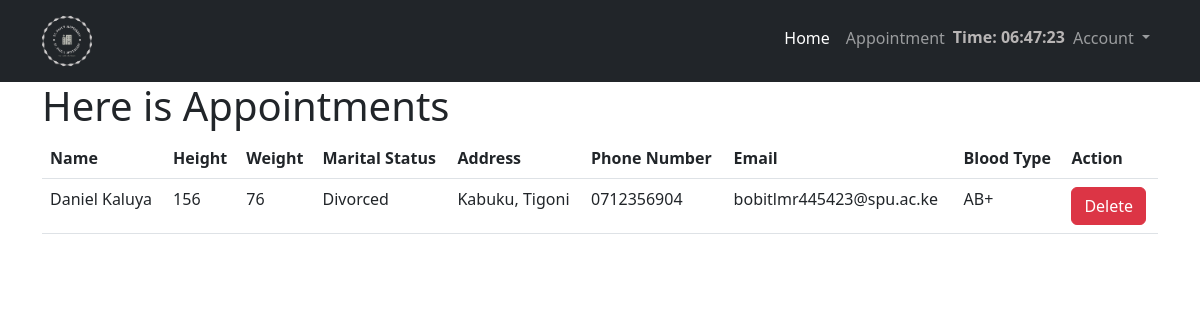
The app's page / (signed in) with its own data.
### app.py (models this page shows, shortened)
class User(db.Model, UserMixin):
    id = db.Column(db.Integer, primary_key=True)
    username = db.Column(db.String(30), nullable=False)
    school_id = db.Column(db.String(20),unique=True, nullable=False)
    email = db.Column(db.String(120),unique=True, nullable=False)
    user_profile = db.Column(db.String(20), nullable=False,default='default.png')
    password = db.Column(db.String(30),nullable=False)
    patient = db.relationship('Profile', backref='patient',lazy=True)
    role = db.Column(db.String(10))

class Profile(db.Model):
    id = db.Column(db.Integer, primary_key=True)
    date_registered = db.Column(db.DateTime(), nullable=False, default=datetime.now)
    marital_status = db.Column(db.String(120), nullable=False)
    phonenumber = db.Column(db.String(13), unique=True, nullable=False)
    address = db.Column(db.String(20), nullable=False)
    postcode = db.Column(db.String(20), nullable=False)
    city = db.Column(db.String(30), nullable=False)
    area = db.Column(db.String(20), nullable=False)
    blood_type = db.Column(db.String(5))
    country = db.Column(db.String(20), nullable=False)
    state = db.Column(db.String(20), nullable=False)
    height = db.Column(db.Integer, default=0)
    weight = db.Column(db.Integer, default=0)
    blood_type = db.Column(db.String(10))
    user = relationship("User", backref="profile", uselist=False)
    appointment_status = db.Column(db.String(15), default='booked')  # Add appointment status field
    patient_id = db.Column(db.Integer, db.ForeignKey('user.id'), nullable=False)

### app.py (the view)
@app.route('/')
@login_required
def home():
    if current_user.role == 'patient':
        user = User.query.get(current_user.id)
        appointments = user.patient
        return render_template('home.html', appointments=appointments)
    return redirect(url_for('login'))

### app.py (called while the page is built)
@login_manager.user_loader
def load_user(id):
    user = User.query.get(int(id) if id is not None else None)
    return user

### templates/home.html
{% extends 'layout.html' %}
{% block body %}
<div class="container">
    <h1>Here is Appointments</h1>
    {% if appointments|length < 1%}
    <h3>There are no appointments. Create on below</h3>
    <h2>Book an Appointment</h2>
    <a href="{{url_for('book_appointment')}}" class="btn btn-success">Make your first appointment</a>
    {% else%}
    <table class="cd-table order-table table">
        <tr>
            <th>Name</th>
            <th>Height</th>
            <th>Weight</th>
            <th>Marital Status</th>
            <th>Address</th>
            <th>Phone Number</th>
            <th>Email</th>
            <th>Blood Type</th>
            <th>Action</th>
        </tr>
        {%for appointment in appointments%}
        <tr>
            <td>{{ current_user.username }}</td>
            <td>{{ appointment.height }}</td>
            <td>{{ appointment.weight }}</td>
            <td>{{ appointment.marital_status }}</td>
            <td>{{ appointment.address }}</td>
            <td>{{ appointment.phonenumber }}</td>
            <td>{{ current_user.email }}</td>
            <td>{{ appointment.blood_type }}</td>
            <td>
                <div class="appointment-actions">
                    <a href="/delete/{{appointment.patient_id}}" class="btn btn-danger">Delete</a>
                </div>
            </td>
        </tr>
        {%endfor%}
    </table>
    {% endif %}
{% endblock body %}

### records on screen
Profile: height "156", weight "76", marital_status "Divorced", address "Kabuku, Tigoni", phonenumber "0712356904", blood_type "AB+"
User: username "Daniel Kaluya", email "bobitlmr445423@spu.ac.ke"
